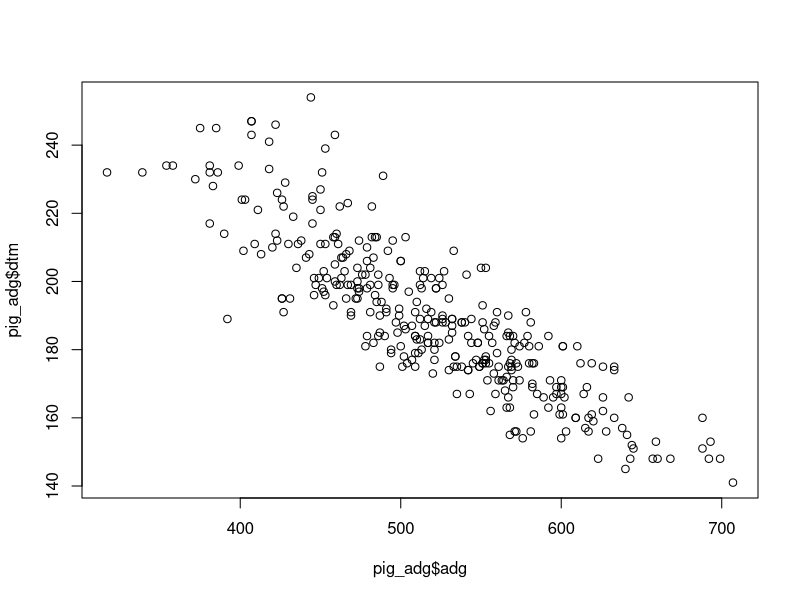
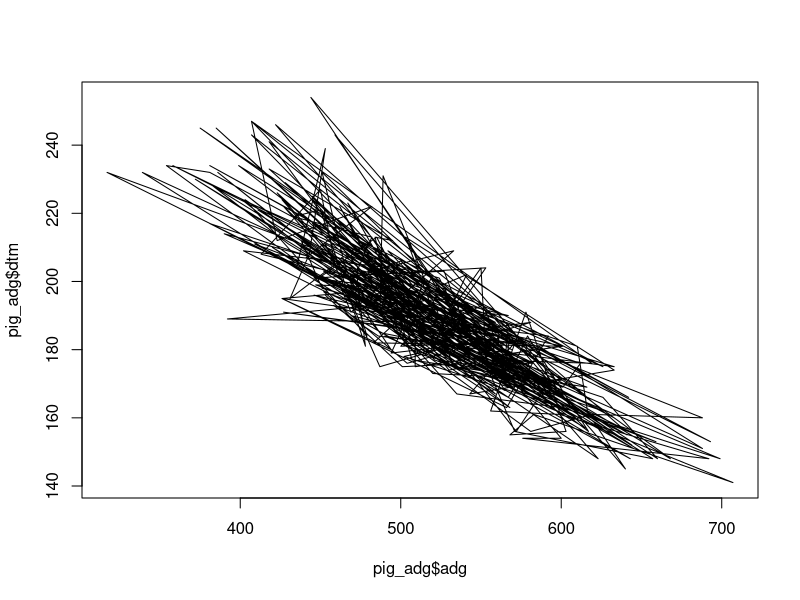
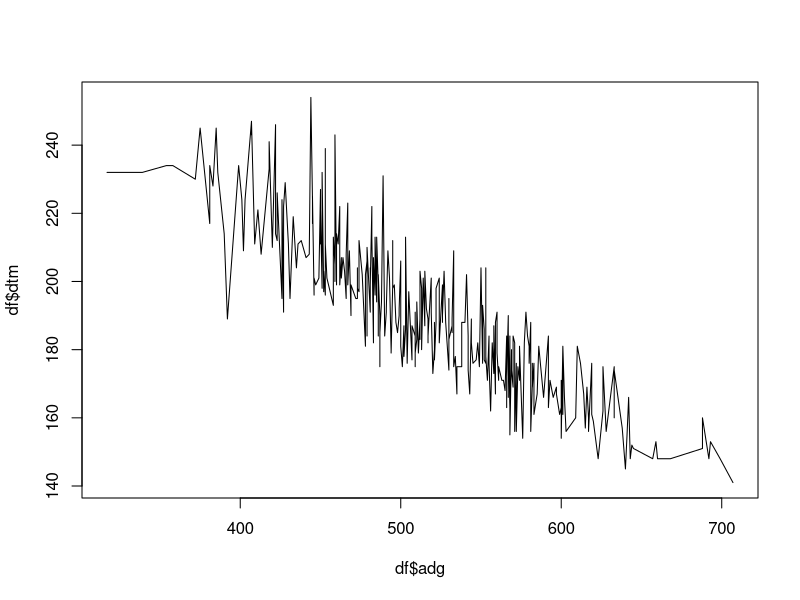
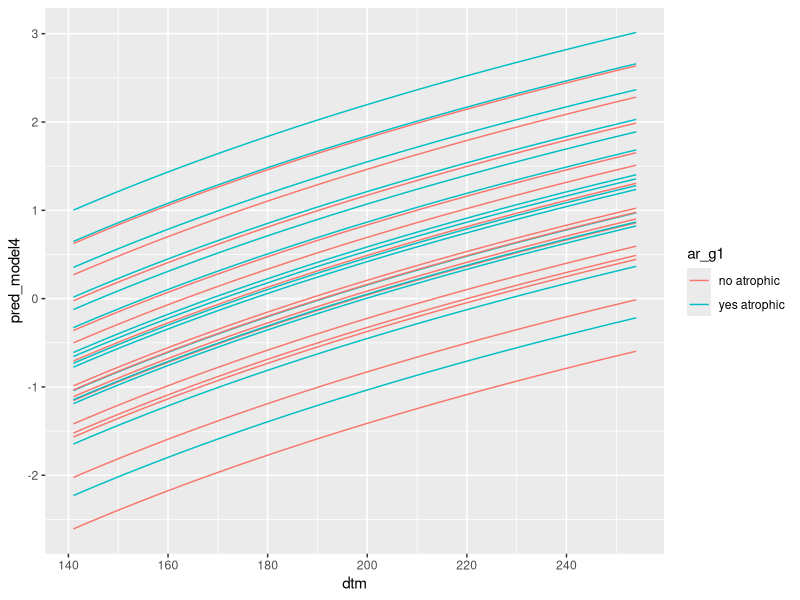
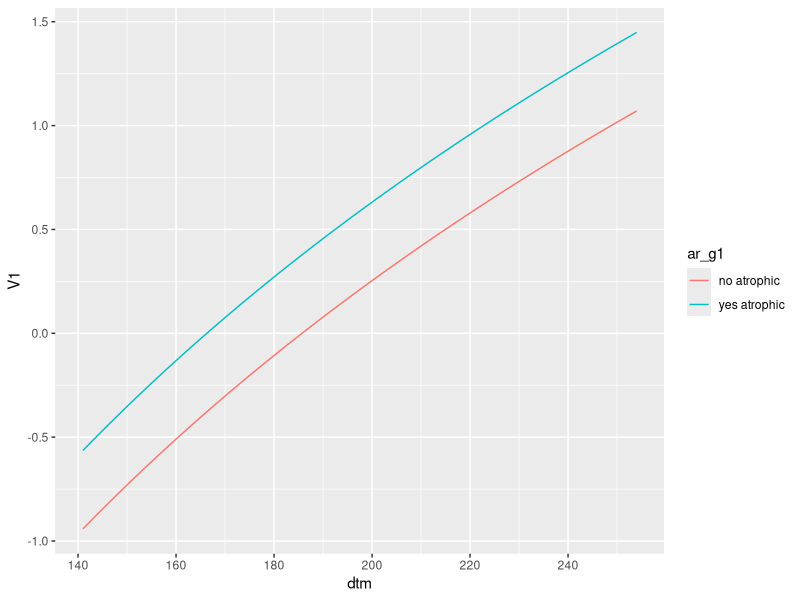
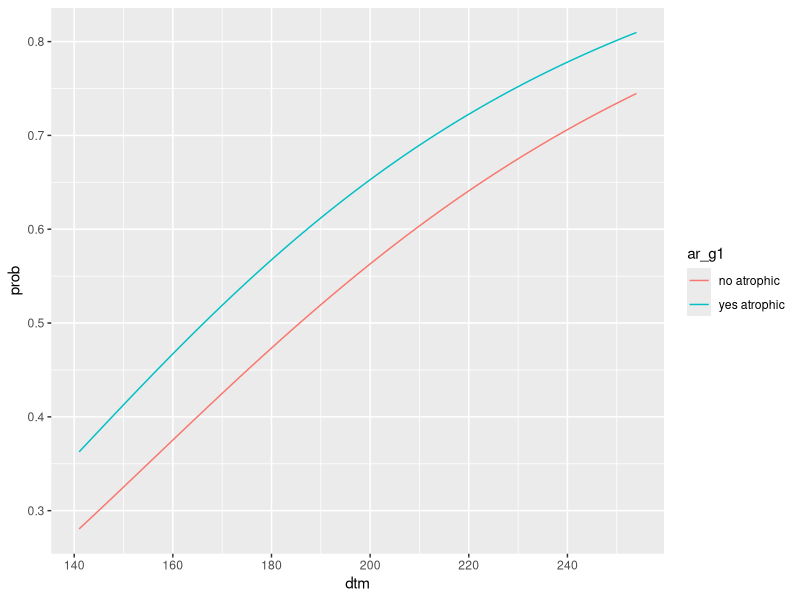

Source code (R) for these figures, in order:
## ---- chunk 1
## Read in some data and clean it up:
pig_adg<- read.csv("pig_adg.csv")
pig_adg$ar_g1 <- NA
pig_adg$ar_g1[pig_adg$ar > 1] <- 1
pig_adg$ar_g1[pig_adg$ar <= 1] <- 0
pig_adg$ar_g1 <- factor(pig_adg$ar_g1, levels = c(0,1), labels = c("no atrophic", "yes atrophic"))
pig_adg$pn <- factor(pig_adg$pn, levels = c(0,1), labels = c("no pneumonia", "mild-severe pneumonia"))

## ---- chunk 2
plot(x = pig_adg$adg, y = pig_adg$dtm)
## ---- chunk 3

plot(x = pig_adg$adg, y = pig_adg$dtm, type = "line")
## ---- chunk 4

df <- pig_adg[order(pig_adg$adg),]
plot(x = df$adg, y = df$dtm, type = "line")

## ---- chunk 5
pig_adg<- read.csv("pig_adg.csv")

## ---- chunk 6
pig_adg$ar_g1 <- NA
pig_adg$ar_g1[pig_adg$ar > 1] <- 1
pig_adg$ar_g1[pig_adg$ar <= 1] <- 0
## ---- chunk 7
pig_adg$ar_g1 <- factor(pig_adg$ar_g1, levels = c(0,1), labels = c("no atrophic", "yes atrophic"))

pig_adg$pn <- factor(pig_adg$pn, levels = c(0,1), labels = c("no pneumonia", "mild-severe pneumonia"))

## ---- chunk 8
table(pig_adg$pn, pig_adg$ar_g1)

## ---- chunk 9
library(epitools)

crosstab <- epitab(pig_adg$pn, pig_adg$ar_g1, pvalue = "chi2")
crosstab

## ---- chunk 10

model <- glm(pn ~ ar_g1, data = pig_adg, family = binomial)

summary(model)

## ---- chunk 11

library(lme4)

model2 <- glmer(pn ~ ar_g1 + (1 | farm), data = pig_adg, family = binomial)

summary(model2)

## ---- chunk 12

model3 <- glmer(pn ~ ar_g1 + dtm  + (1 | farm), data = pig_adg, family = binomial)

## ---- chunk 13

model4 <- glmer(pn ~ ar_g1 + log(dtm)  + (1 | farm), data = pig_adg, family = binomial)

## ---- chunk 14

pig_adg$log_dtm <- log(pig_adg$dtm)

model5 <- glmer(pn ~ ar_g1 + log_dtm  + (1 | farm), data = pig_adg, family = binomial)

summary(model5)

## ---- chunk 15

adg_predict <- expand.grid(ar_g1 = levels(pig_adg$ar_g1),
                           dtm   = seq(min(pig_adg$dtm), max(pig_adg$dtm)),
                           farm  = sort(unique(pig_adg$farm)))

adg_predict$log_dtm <- log(adg_predict$dtm)
## ---- chunk 16
head(adg_predict)
## ---- chunk 17

adg_predict$pred_model5 <- predict(model5, adg_predict)

## ---- chunk 18

adg_predict$pred_model4 <- predict(model4, adg_predict)

## ---- chunk 19

head(adg_predict)

## ---- chunk 20
library(ggplot2)

ggplot(adg_predict, aes(x = dtm, y = pred_model4, group = interaction(ar_g1, farm), colour = ar_g1)) +
    geom_line()

## ---- chunk 21

library(plyr)
prediction2 <- ddply(.data = adg_predict, .variables = c("dtm", "ar_g1"), .fun = function(x){mean(x$pred_model4)})

head(prediction2)
## ---- chunk 22
ggplot(prediction2, aes(x = dtm, y = V1, group = ar_g1, colour = ar_g1)) +
    geom_line()

## ---- chunk 23
prediction2$prob <- exp(prediction2$V1)/(1+exp(prediction2$V1))

ggplot(prediction2, aes(x = dtm, y = prob, group = ar_g1, colour = ar_g1)) +
    geom_line()
